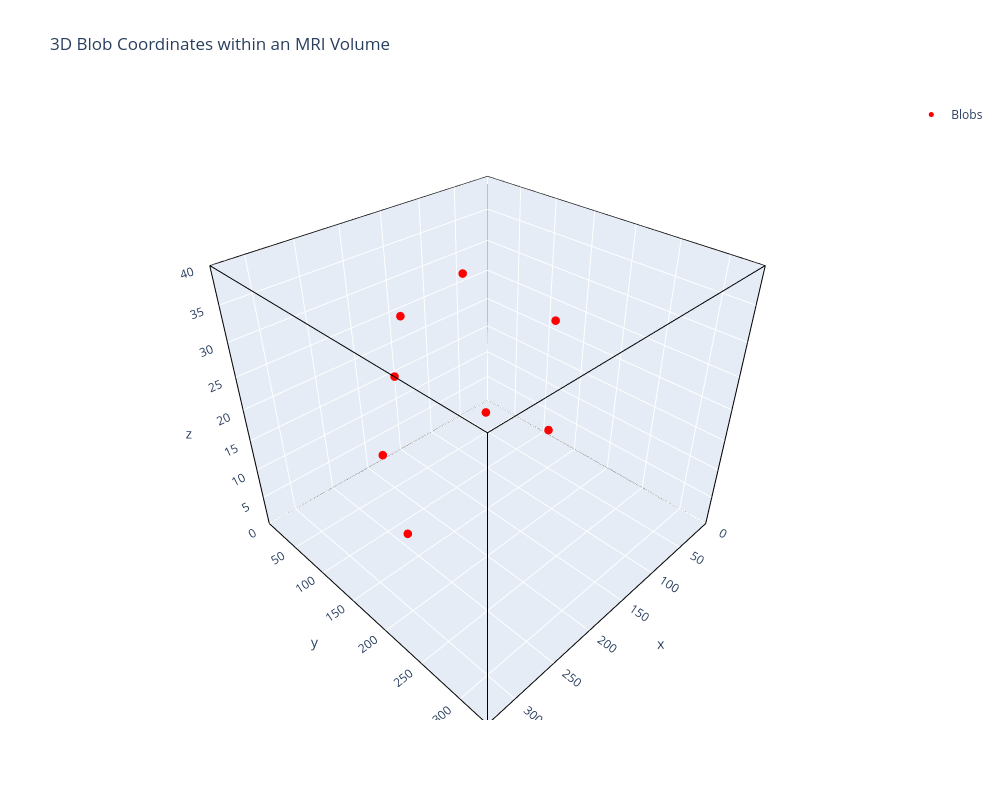

Write notebook code for a chart like this one.
### Code cell
plot_blobs_in_cube(blobs)

### Figure 1 — Plotly figure (JSON) as saved in the notebook; plotly's stock layout.template omitted (floating-point values rounded to 4 significant figures)
{"data": [{"marker": {"color": "red", "size": 5}, "mode": "markers", "name": "Blobs", "type": "scatter3d", "x": [97.6, 84.71, 118.0, 276.2, 230.9, 77.06, 271.3, 187.2], "y": [94.84, 177.4, 83.26, 170.1, 77.28, 170.4, 163.2, 67.83], "z": [10.2, 29.36, 33.26, 31.97, 10.72, 10.76, 7.42, 29.64]}, {"line": {"color": "black", "width": 2}, "mode": "lines", "showlegend": false, "type": "scatter3d", "x": [0, 333, null], "y": [0, 0, null], "z": [0, 0, null]}, {"line": {"color": "black", "width": 2}, "mode": "lines", "showlegend": false, "type": "scatter3d", "x": [333, 333, null], "y": [0, 333, null], "z": [0, 0, null]}, {"line": {"color": "black", "width": 2}, "mode": "lines", "showlegend": false, "type": "scatter3d", "x": [333, 0, null], "y": [333, 333, null], "z": [0, 0, null]}, {"line": {"color": "black", "width": 2}, "mode": "lines", "showlegend": false, "type": "scatter3d", "x": [0, 0, null], "y": [333, 0, null], "z": [0, 0, null]}, {"line": {"color": "black", "width": 2}, "mode": "lines", "showlegend": false, "type": "scatter3d", "x": [0, 333, null], "y": [0, 0, null], "z": [40, 40, null]}, {"line": {"color": "black", "width": 2}, "mode": "lines", "showlegend": false, "type": "scatter3d", "x": [333, 333, null], "y": [0, 333, null], "z": [40, 40, null]}, {"line": {"color": "black", "width": 2}, "mode": "lines", "showlegend": false, "type": "scatter3d", "x": [333, 0, null], "y": [333, 333, null], "z": [40, 40, null]}, {"line": {"color": "black", "width": 2}, "mode": "lines", "showlegend": false, "type": "scatter3d", "x": [0, 0, null], "y": [333, 0, null], "z": [40, 40, null]}, {"line": {"color": "black", "width": 2}, "mode": "lines", "showlegend": false, "type": "scatter3d", "x": [0, 0, null], "y": [0, 0, null], "z": [0, 40, null]}, {"line": {"color": "black", "width": 2}, "mode": "lines", "showlegend": false, "type": "scatter3d", "x": [333, 333, null], "y": [0, 0, null], "z": [0, 40, null]}, {"line": {"color": "black", "width": 2}, "mode": "lines", "showlegend": false, "type": "scatter3d", "x": [333, 333, null], "y": [333, 333, null], "z": [0, 40, null]}, {"line": {"color": "black", "width": 2}, "mode": "lines", "showlegend": false, "type": "scatter3d", "x": [0, 0, null], "y": [333, 333, null], "z": [0, 40, null]}], "layout": {"height": 800, "scene": {"aspectmode": "manual", "aspectratio": {"x": 1, "y": 1, "z": 0.9009}, "xaxis": {"range": [0, 333]}, "yaxis": {"range": [0, 333]}, "zaxis": {"range": [0, 40]}}, "title": {"text": "3D Blob Coordinates within an MRI Volume"}, "width": 1000}}
